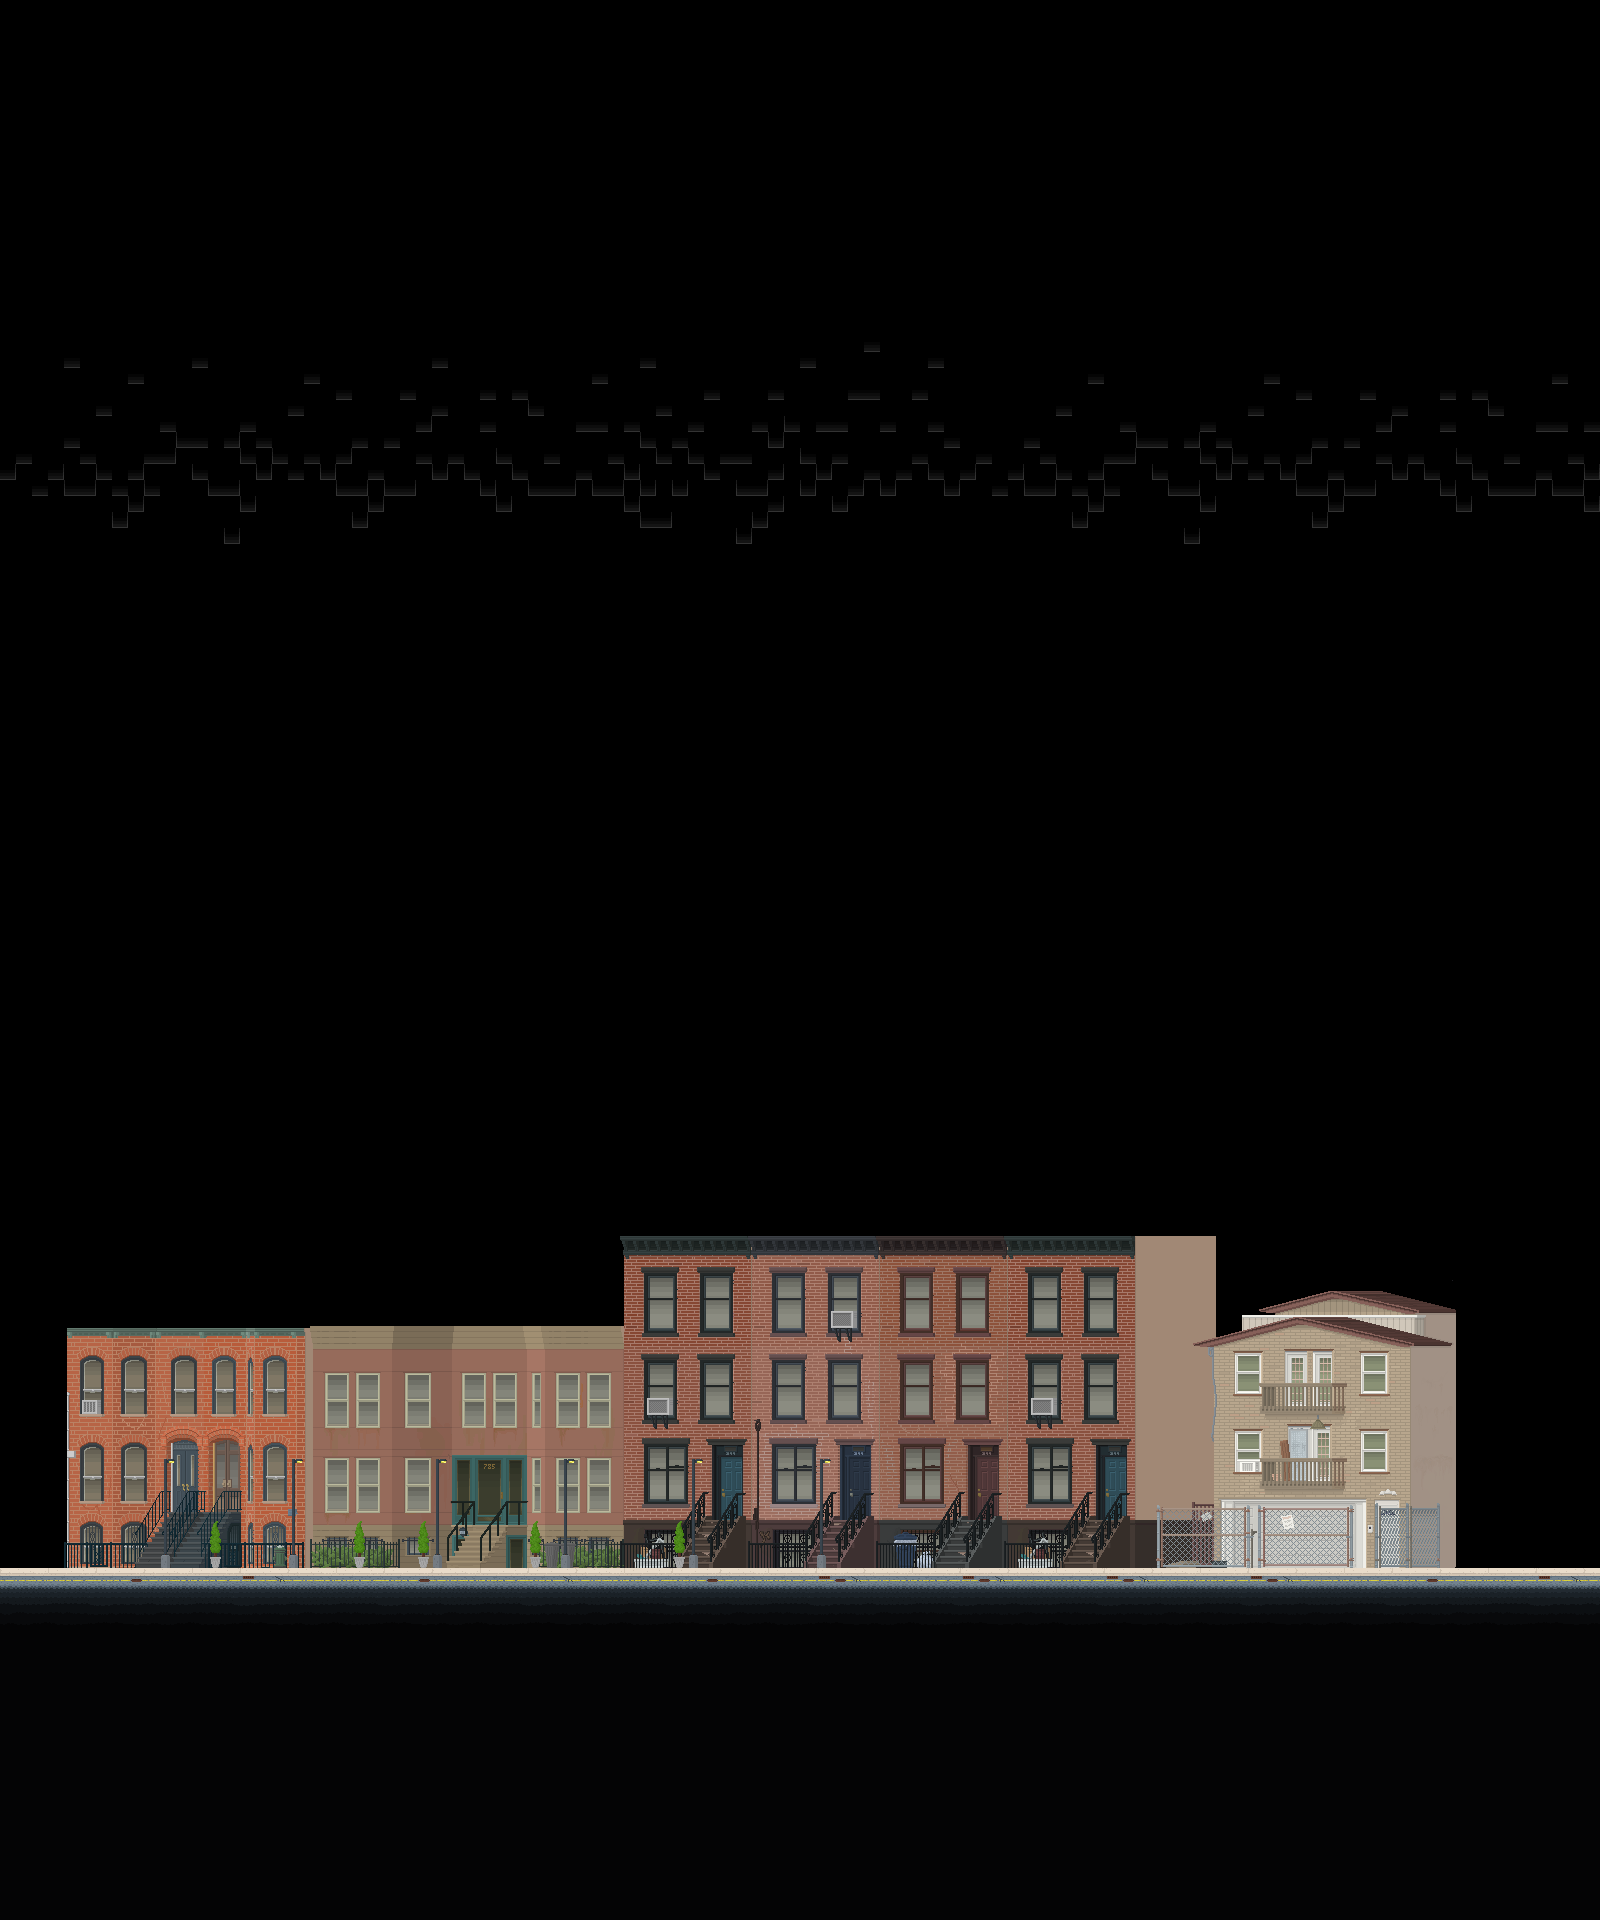

A level layout from a 2D game, rendered from its tile map. Below: a short description, then the map file with tile-grid data replaced by summaries:
An orthogonal 100x120 tile map with 16x16 px tiles, 5 tile layers (bg1, bg2, ground, objects, ...) and 17 objects (2x 10, room1_1, 1, 2, 3, ...).

<map version="1.0" orientation="orthogonal" renderorder="right-down" width="100" height="120" tilewidth="16" tileheight="16" nextobjectid="33">
 <properties>
  <property name="ambient" value="DAYNIGHT" />
  <property name="bgm day" value="Misdirection" />
  <property name="bgm night" value="Midnight Waves" />
  <property name="bgm noon" value="Misdirection" />
  <property name="previous" value="" />
 </properties>
 <tileset firstgid="1" name="Tiledtest" tilewidth="16" tileheight="16">
  <image source="tilesets/street.png" width="1152" height="1608" />
  <tile id="0">
   <properties>
    <property name="type" value="concrete" />
   </properties>
  </tile>
  <tile id="1">
   <properties>
    <property name="type" value="concrete" />
   </properties>
  </tile>
  <tile id="2">
   <properties>
    <property name="type" value="concrete" />
   </properties>
  </tile>
  <tile id="3">
   <properties>
    <property name="type" value="concrete" />
   </properties>
  </tile>
  <tile id="4">
   <properties>
    <property name="type" value="concrete" />
   </properties>
  </tile>
  <tile id="5">
   <properties>
    <property name="type" value="concrete" />
   </properties>
  </tile>
  <tile id="6">
   <properties>
    <property name="type" value="concrete" />
   </properties>
  </tile>
  <tile id="7">
   <properties>
    <property name="type" value="concrete" />
   </properties>
  </tile>
  <tile id="8">
   <properties>
    <property name="type" value="concrete" />
   </properties>
  </tile>
  <tile id="72">
   <properties>
    <property name="type" value="concrete" />
   </properties>
  </tile>
  <tile id="73">
   <properties>
    <property name="type" value="concrete" />
   </properties>
  </tile>
  <tile id="74">
   <properties>
    <property name="type" value="concrete" />
   </properties>
  </tile>
  <tile id="75">
   <properties>
    <property name="type" value="concrete" />
   </properties>
  </tile>
  <tile id="76">
   <properties>
    <property name="type" value="concrete" />
   </properties>
  </tile>
  <tile id="77">
   <properties>
    <property name="type" value="concrete" />
   </properties>
  </tile>
  <tile id="78">
   <properties>
    <property name="type" value="concrete" />
   </properties>
  </tile>
  <tile id="79">
   <properties>
    <property name="type" value="concrete" />
   </properties>
  </tile>
  <tile id="80">
   <properties>
    <property name="type" value="concrete" />
   </properties>
  </tile>
  <tile id="144">
   <properties>
    <property name="type" value="concrete" />
   </properties>
  </tile>
  <tile id="145">
   <properties>
    <property name="type" value="concrete" />
   </properties>
  </tile>
  <tile id="146">
   <properties>
    <property name="type" value="concrete" />
   </properties>
  </tile>
  <tile id="147">
   <properties>
    <property name="type" value="concrete" />
   </properties>
  </tile>
  <tile id="148">
   <properties>
    <property name="type" value="concrete" />
   </properties>
  </tile>
  <tile id="149">
   <properties>
    <property name="type" value="concrete" />
   </properties>
  </tile>
  <tile id="150">
   <properties>
    <property name="type" value="concrete" />
   </properties>
  </tile>
  <tile id="151">
   <properties>
    <property name="type" value="concrete" />
   </properties>
  </tile>
  <tile id="152">
   <properties>
    <property name="type" value="concrete" />
   </properties>
  </tile>
 </tileset>
 <layer name="bg1" width="100" height="120">
  <data>[12000 cells, 4530 non-empty, 1428 distinct tile ids]</data>
 </layer>
 <layer name="bg2" width="100" height="120">
  <data>[12000 cells, 172 non-empty, 151 distinct tile ids]</data>
 </layer>
 <layer name="ground" width="100" height="120">
  <data>[12000 cells, 2200 non-empty, 63 distinct tile ids]</data>
 </layer>
 <layer name="objects" width="100" height="120">
  <data>[12000 cells, 19 non-empty, 5 distinct tile ids]</data>
 </layer>
 <layer name="fg" width="100" height="120">
  <data>[12000 cells, 44 non-empty, 9 distinct tile ids]</data>
 </layer>
 <objectgroup name="entities">
  <properties>
   <property name="spawn" value="" />
  </properties>
  <object id="1" name="room1_1" x="469.5" y="1494.5" width="37" height="73">
   <properties>
    <property name="ID" value="1" />
    <property name="next" value="room1_1" />
    <property name="nextWarp" value="1" />
    <property name="warp" value="" />
   </properties>
  </object>
  <object id="11" name="1" x="400" y="1552" width="16" height="16">
   <properties>
    <property name="ID" value="1" />
    <property name="NPC" value="hippie" />
    <property name="layer" value="front" />
    <property name="name" value="Sasha" />
    <property name="script" value="generic_1" />
    <property name="state" value="IDLEWALK" />
   </properties>
  </object>
  <object id="14" name="2" x="336" y="1552" width="16" height="16">
   <properties>
    <property name="ID" value="2" />
    <property name="NPC" value="burly1" />
    <property name="attackScript" value="onAttacked1" />
    <property name="layer" value="back" />
    <property name="name" value="Tough Guy" />
    <property name="onAttacked" value="on_attacked" />
    <property name="script" value="generic_1" />
    <property name="state" value="STATIONARY" />
   </properties>
  </object>
  <object id="15" name="3" x="640" y="1552" width="16" height="16">
   <properties>
    <property name="ID" value="3" />
    <property name="NPC" value="cashier" />
    <property name="layer" value="middle" />
    <property name="name" value="Rajid" />
    <property name="script" value="toggle blocking" />
    <property name="state" value="STATIONARY" />
   </properties>
  </object>
  <object id="16" name="4" x="1008" y="1552" width="16" height="16">
   <properties>
    <property name="ID" value="4" />
    <property name="NPC" value="girlfriend2" />
    <property name="attackScript" value="onAttacked2" />
    <property name="layer" value="back" />
    <property name="name" value="Naja" />
    <property name="script" value="generic_1" />
    <property name="state" value="IDLEWALK" />
   </properties>
  </object>
  <object id="17" name="5" x="1072" y="1552" width="16" height="16">
   <properties>
    <property name="ID" value="5" />
    <property name="NPC" value="girlfriend1" />
    <property name="attckScript" value="onAttacked2" />
    <property name="layer" value="front" />
    <property name="name" value="Sam" />
    <property name="script" value="ask out" />
    <property name="state" value="STATIONARY" />
   </properties>
  </object>
  <object id="18" name="6" x="448" y="1552" width="16" height="16">
   <properties>
    <property name="ID" value="6" />
    <property name="NPC" value="logger" />
    <property name="attackScript" value="onAttacked" />
    <property name="layer" value="back" />
    <property name="name" value="John" />
    <property name="script" value="choice test" />
    <property name="state" value="STATIONARY" />
   </properties>
  </object>
  </objectgroup>
</map>
<!-- 10 of 17 objects omitted -->
